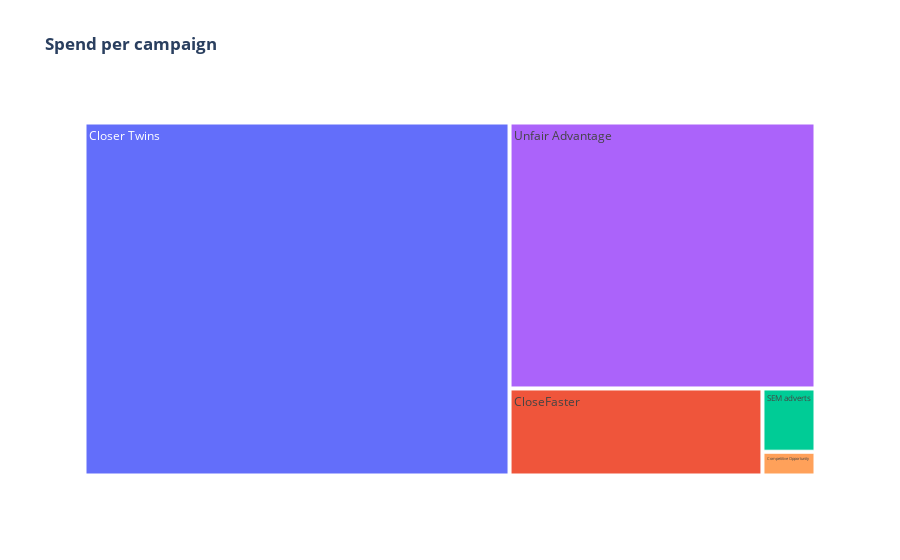

Notebook code for this chart:
### Code cell
# Treemap for spend by campaign:
# These were used in the presentation but redrafted to match other treemaps.
fig_spend_per_campaign = px.treemap(
    spend_per_campaign,
    path = ['Campaign'],
    values = 'Spend',
    title = '<b>Spend per campaign</b>',  
    color='Campaign')

# Show the treemap
fig_spend_per_campaign.show()

### Figure 1 — Plotly figure (JSON) as saved in the notebook; plotly's stock layout.template omitted (floating-point values rounded to 4 significant figures)
{"data": [{"branchvalues": "total", "customdata": [["Closer Twins"], ["CloseFaster"], ["SEM adverts"], ["Unfair Advantage"], ["Competitive Opportunity"]], "domain": {"x": [0, 1], "y": [0, 1]}, "hovertemplate": "labels=%{label}<br>Spend=%{value}<br>parent=%{parent}<br>id=%{id}<br>Campaign=%{customdata[0]}<extra></extra>", "ids": ["Closer Twins", "CloseFaster", "SEM adverts", "Unfair Advantage", "Competitive Opportunity"], "labels": ["Closer Twins", "CloseFaster", "SEM adverts", "Unfair Advantage", "Competitive Opportunity"], "marker": {"colors": ["#636efa", "#EF553B", "#00cc96", "#ab63fa", "#FFA15A"]}, "name": "", "parents": ["", "", "", "", ""], "type": "treemap", "values": [388043, 56923, 8674, 210480, 3261]}], "layout": {"autosize": true, "legend": {"tracegroupgap": 0}, "title": {"text": "<b>Spend per campaign</b>"}}}
